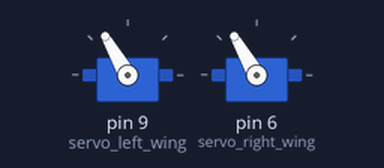
Simulated run of this sketch. Board: Arduino Uno, built with avr-gcc and run on an emulated ATmega328P. Shown: 2 × servo.

Above: at 1.1 s.
At 2.1 s:
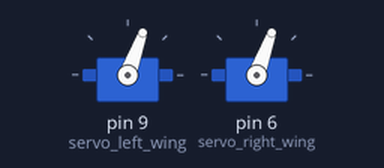
At 3.1 s:
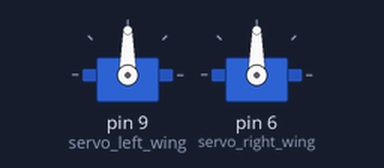
Timing chart, 0 to 4.6 s (numbered marks = the images above):
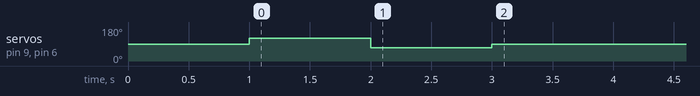

Measured:
- by itself, servo on pin 9 (servo_left_wing), servo on pin 6 (servo_right_wing): 90° → 120° at 1.0 s, → 70° 1.0 s later, → 90° 1.0 s later

The sketch:

LeftWingTest.ino
```cpp
#include <Servo.h>
Servo servo_left_wing;
Servo servo_right_wing;


void setup() {
   servo_left_wing.attach(9);
   servo_right_wing.attach(6);
   delay(1000);
   servo_left_wing.write(120);
   servo_right_wing.write(120);
   delay(1000);
   servo_left_wing.write(70);
   servo_right_wing.write(70);
   delay(1000);
   servo_left_wing.write(90);
   servo_right_wing.write(90);
}

void loop() {
  // put your main code here, to run repeatedly:

}
```
